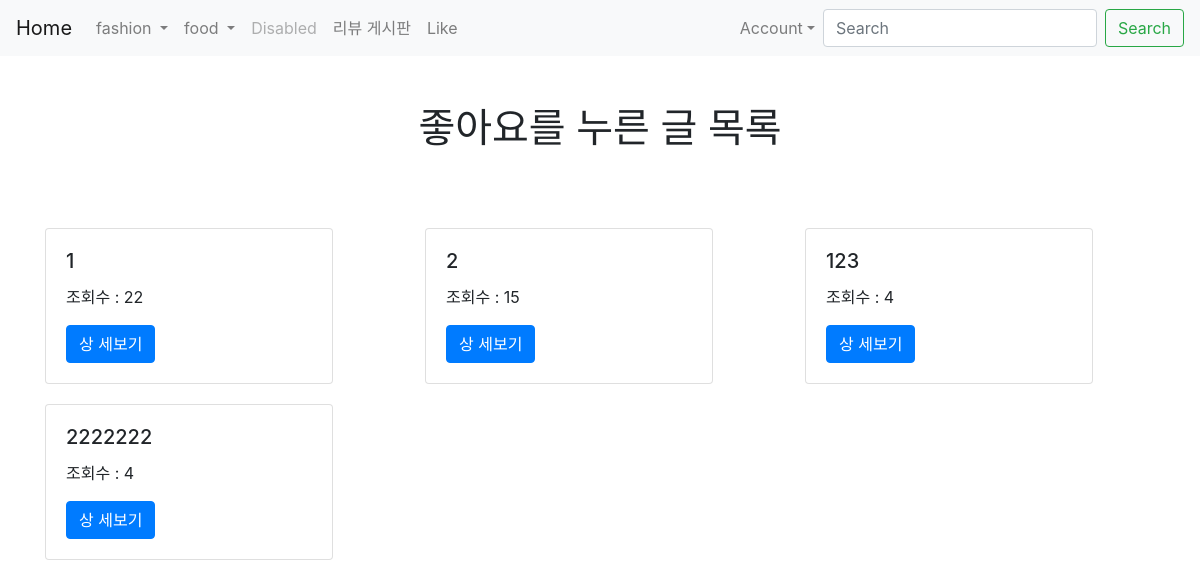
Screenshot of /posts/like_list/ (signed in) with the database file from the repository.
### posts/models.py (models this page shows, shortened)
class Like(models.Model):
    user = models.ForeignKey(User, on_delete=models.CASCADE)
    post = models.ForeignKey(Post, on_delete=models.CASCADE)
    created_at = models.DateTimeField(auto_now_add = True)
    updated_at = models.DateTimeField(auto_now = True)
    class Meta:
        unique_together = (('user','post'))

class Post(models.Model):
    title = models.CharField(max_length=50, null=False, verbose_name="상품명")
    content = models.TextField(verbose_name="상세보기")
    price = models.TextField(null = True, verbose_name="가격")
    remaining = models.TextField(null = True, verbose_name="재고")
    view_count = models.IntegerField(default = 0, verbose_name="조회수")
    created_at = models.DateTimeField(auto_now_add = True, verbose_name="생성시간")
    updated_at = models.DateTimeField(auto_now = True, verbose_name="수정시간")
    image = models.ImageField(upload_to = 'images/', null = True, verbose_name="상품사진", blank="true")
    user = models.ForeignKey(User, on_delete = models.CASCADE, null = True)
    like_user_set = models.ManyToManyField(User, blank=True, related_name='like_user_set', through='Like')

### posts/views.py (the view)
# urls.py: path('like_list/', like_list, name="like_list"),
@login_required
def like_list(request):
    likes = request.user.like_set.all()
    return render(request,'posts/like_list.html',{'likes':likes})

### posts/templates/posts/like_list.html
{% extends 'base.html' %}
{% load static %}
{% block content %}
{% include 'shared/_navbar.html' %}
{% if user.is_authenticated %}
    <div class="container">
    <center><br><br><h1>좋아요를 누른 글 목록<br><br></h1></center>
    <div class="row">
    {% for like in likes %}
        <div class="col-md-4 col-12">
            <div class="card" style="width: 18rem; margin-top: 20px;">
                <div class="card-body">
                    <h5 class="card-title">{{ like.post.title }}</h5>
                    <p>조회수 : {{ like.post.view_count }}</p>
                    <a href="{% url 'posts:show' like.post.pk %}" class="btn btn-primary">상 세보기</a>
                </div>
            </div>
        </div>
        {% endfor %}
    </div>
    {% else %}
    <h3>로그인 후 이용이 가능합니다.</h3>
    <a href="{% url 'account_login' %}" class="btn btn-warning">로그인</a>
    <a href="{% url 'account_signup' %}" class="btn btn-warning">회원가입</a>
    {% endif %}
</div>
{% endblock %}

### rows the page displays
Like: post "1", post.view_count "22"
Like: post "2", post.view_count "15"
Like: post "123", post.view_count "4"
Like: post "2222222", post.view_count "4"
